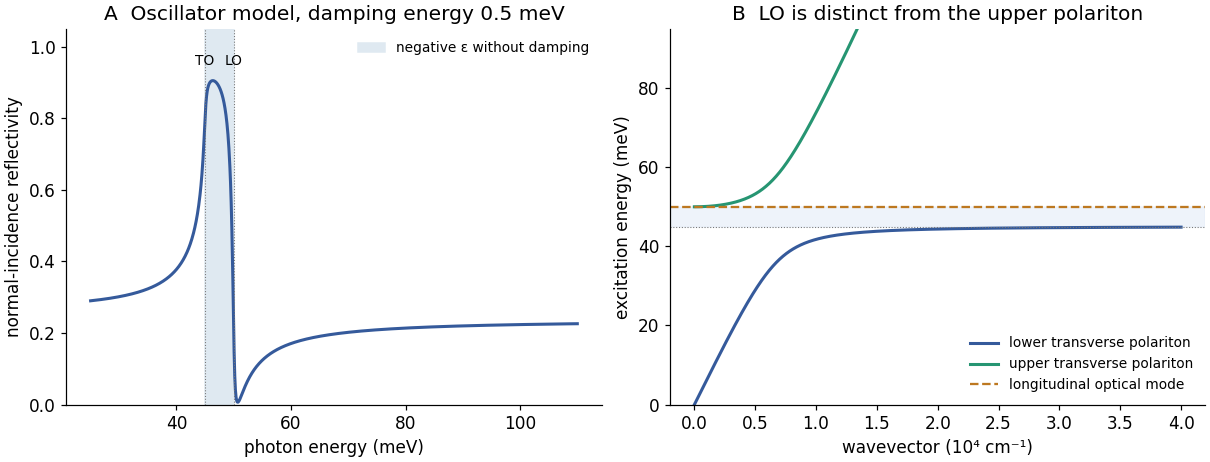

The Python source for this figure:
"""Original damped oscillator reflection and lossless polariton dispersion."""
from pathlib import Path
import numpy as np
import matplotlib
matplotlib.use('Agg')
import matplotlib.pyplot as plt
plt.rcParams.update({'font.size':11,'axes.spines.top':False,'axes.spines.right':False})
fig,axes=plt.subplots(1,2,figsize=(11,4.2),layout='constrained',facecolor='white')
TO=45.;LO=50.;eps=8.3;E=np.linspace(25,110,1500);gamma=.5
per=eps*(LO*LO-E*E-1j*gamma*E)/(TO*TO-E*E-1j*gamma*E);n=np.sqrt(per);R=abs((n-1)/(n+1))**2
ax=axes[0];ax.axvspan(TO,LO,color='#dfe9f1',label='negative ε without damping');ax.plot(E,R,color='#355a9b',lw=2)
for x,label in [(TO,'TO'),(LO,'LO')]:ax.axvline(x,color='#777',lw=.7,ls=':');ax.text(x,.98,label,ha='center',va='top',fontsize=9)
ax.set(xlabel='photon energy (meV)',ylabel='normal-incidence reflectivity',ylim=(0,1.05),title='A  Oscillator model, damping energy 0.5 meV');ax.legend(frameon=False,fontsize=9,loc='upper right')
ax=axes[1];q=np.linspace(0,4,1000);hbarc=197.3269804 # meV µm; q units 10^4 cm^-1 = 1 µm^-1
u=(hbarc*q)**2/eps;disc=np.sqrt((LO*LO+u)**2-4*u*TO*TO);upper=np.sqrt((LO*LO+u+disc)/2)
# Product of roots avoids cancellation at large wavevector.
lower=np.sqrt(np.divide(u*TO*TO,upper*upper))
ax.axhspan(TO,LO,color='#e7eff9',alpha=.7);ax.plot(q,lower,color='#355a9b',lw=2,label='lower transverse polariton');ax.plot(q,upper,color='#269572',lw=2,label='upper transverse polariton')
ax.axhline(LO,color='#bd7820',ls='--',label='longitudinal optical mode');ax.axhline(TO,color='#777',lw=.7,ls=':')
ax.set(xlabel='wavevector (10⁴ cm⁻¹)',ylabel='excitation energy (meV)',ylim=(0,95),title='B  LO is distinct from the upper polariton');ax.legend(frameon=False,fontsize=9,loc='lower right')
fig.savefig(Path.cwd()/Path(__file__).with_suffix('.png').name,dpi=110,facecolor='white')
